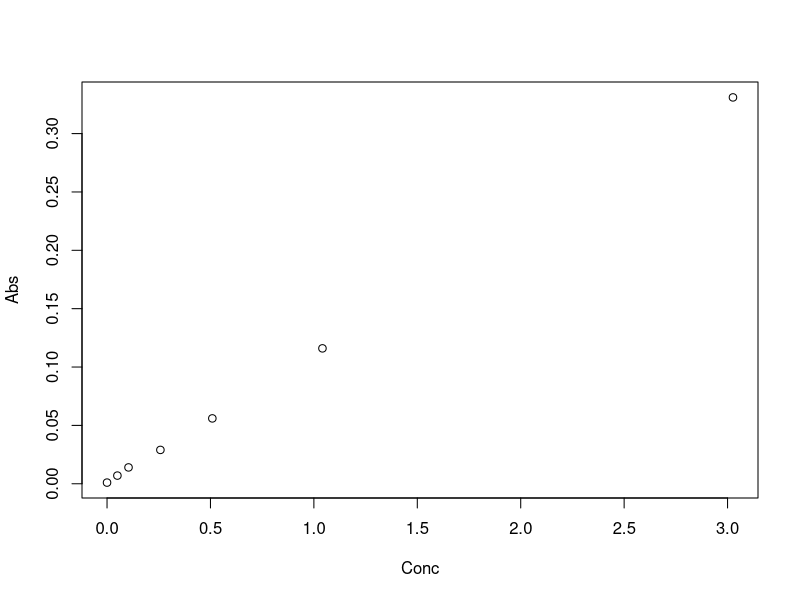
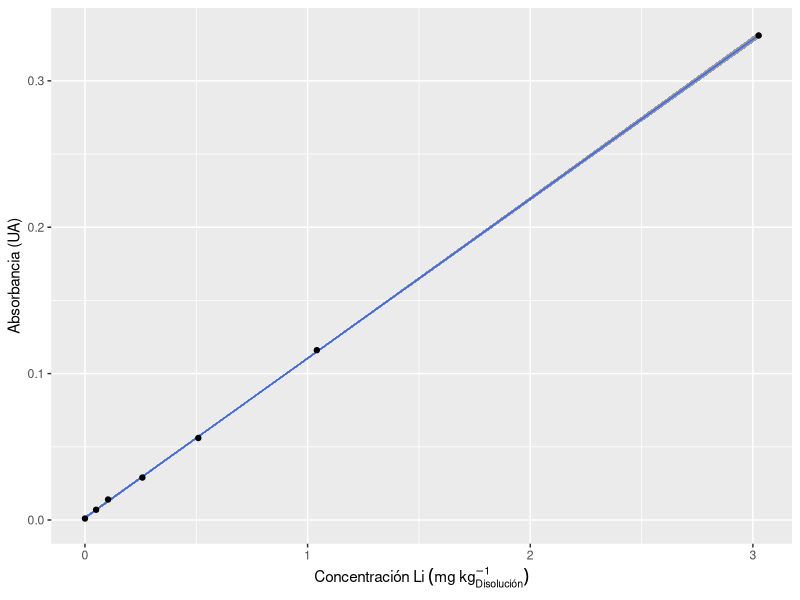
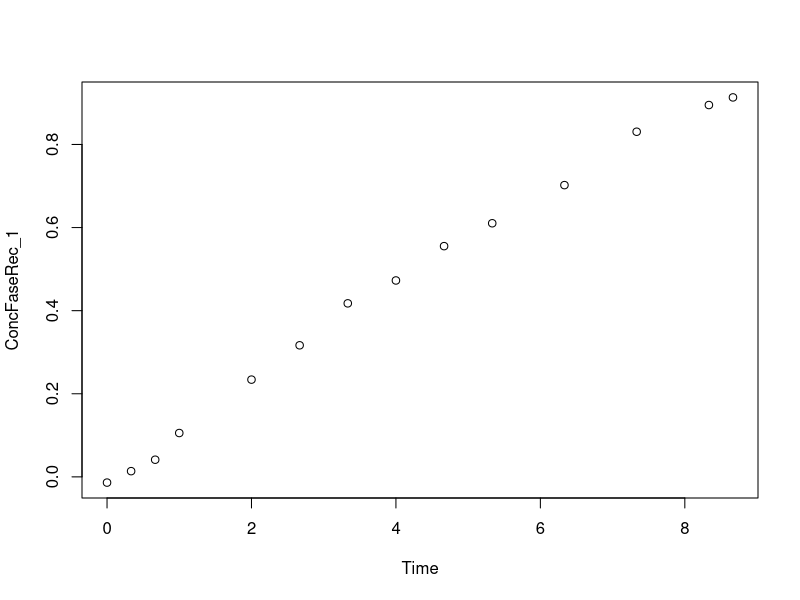
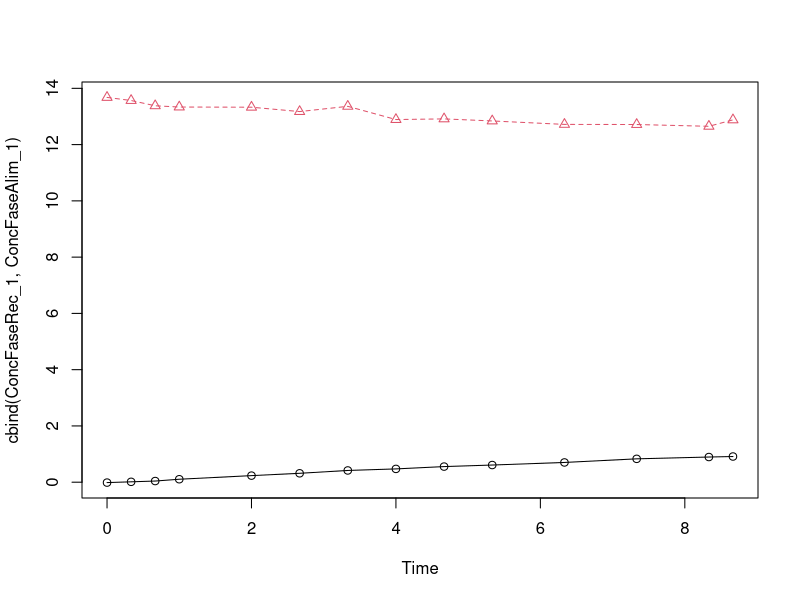
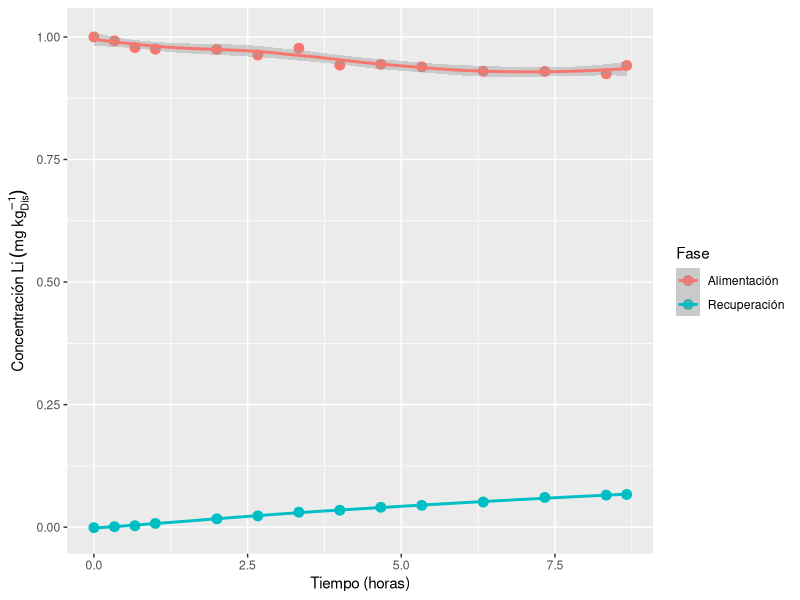
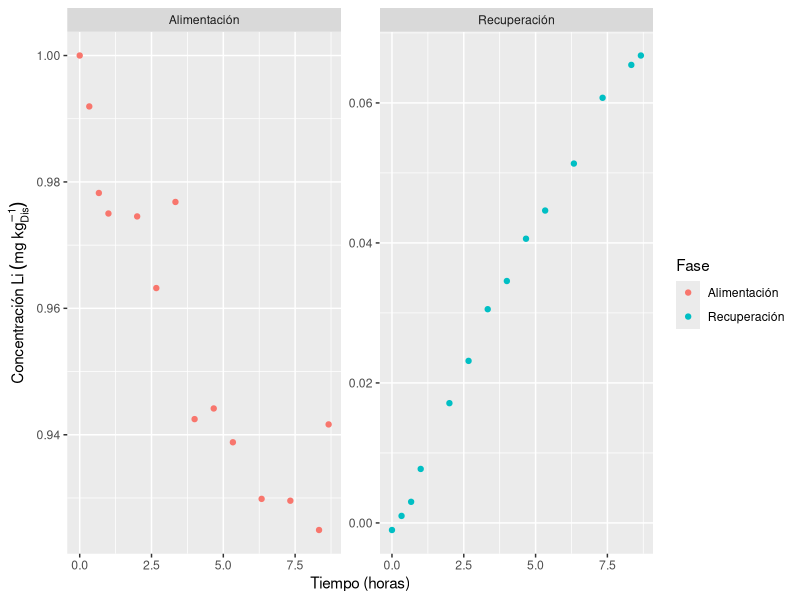

R code for these plots, in order:
library(ggplot2)
cStock<-109.0*0.187872*0.99/0.1004535
cStock1_20 <- cStock * 5.0167/100.0724
mStock<-c(0,0.1481,0.3082,0.7588,1.4906,3.0976,8.9740, 18.0127, 24.9839)
mFinal<-c(30, 29.9188, 30.0320, 29.7629, 29.6242, 30.0918, 30.0026, 30.0732, 30.1446)

ConcCurva <- mStock *cStock1_20 / mFinal
AbsCurva <- c(0.001,0.007,0.014,0.029,0.056,0.116,0.331,0.627,0.790)

#sdAbsCurva <-c()
Curva<-data.frame(Conc=ConcCurva[1:7], Abs=AbsCurva[1:7])

summary(lm(Abs~Conc, data=data.frame(Conc=ConcCurva, Abs=AbsCurva)))
summary(lm(Abs~Conc, data=data.frame(Conc=ConcCurva[1:8], Abs=AbsCurva[1:8])))
summary(lm(Abs~Conc, data=data.frame(Conc=ConcCurva[1:7], Abs=AbsCurva[1:7])))



plot(Curva)
ggplot(data=Curva, aes(x=Conc,y=Abs)) + geom_smooth(method='lm',alpha=0.999,size=0.5) + 
  geom_point() + 
  labs(x=expression(Concentración~Li~(mg~kg[Disolución]^-1)), y="Absorbancia (UA)")

CurvaEq <- (lm(Abs~Conc, data=Curva))
summary(CurvaEq)


dilFaseAlim_1<-c(0.4911/4.9953,0.4879/4.9566,0.4840/4.9512,0.4900/5.3730,0.4803/4.7938,
                   0.4887/4.8881,0.4886/4.7573,0.4717/5.0378,0.4907/4.9490,0.4870/4.9549,
                   0.4761/5.3853,0.4878/4.8437,0.4881/5.0773,0.4989/4.9126)#,0.4911/5.1591,
                   #0.4982/5.1750)
                   
AbsFaseAlim_1<-c(0.148,0.147,0.144,0.134,0.147,0.145,0.151,0.133,0.141,0.139,0.124,0.141,0.134,0.144)
ConcFaseAlim_1<-(AbsFaseAlim_1-CurvaEq$coefficients[1])/CurvaEq$coefficients[2]/dilFaseAlim_1

AbsFaseRec_1<-c(0.000,0.003,0.006,0.013,0.027,0.036,0.047,0.053,0.062,0.068,0.078,0.092,0.099,0.101)
ConcFaseRec_1<-(AbsFaseRec_1-CurvaEq$coefficients[1])/CurvaEq$coefficients[2]

Time <- c(0,20,40,60,120,160,200,240,280,320,380,440,500,520)/60
plot(Time, ConcFaseRec_1)

matplot(Time, cbind(ConcFaseRec_1,ConcFaseAlim_1), type="o", pch = c(1,2))

transporte<-data.frame(Tiempo=c(Time,Time), Conc=c(ConcFaseAlim_1,ConcFaseRec_1)/max(ConcFaseAlim_1), 
                       Fase=rep(c("Alimentación", "Recuperación"), each=length(Time)))
ggplot(data=transporte, aes(x=Tiempo,y=Conc, group=Fase)) + #geom_smooth(alpha=0.999,size=0.5) + 
  geom_point(size = 3, aes(color=Fase)) + labs(y=expression(Concentración~Li~(mg~kg[Dis]^-1)), x="Tiempo (horas)") +
  geom_smooth(aes(color=Fase))

ggplot(data=transporte, aes(x=Tiempo,y=Conc, group=Fase)) + #geom_smooth(alpha=0.999,size=0.5) + 
  geom_point(aes(color=Fase)) + labs(y=expression(Concentración~Li~(mg~kg[Dis]^-1)), x="Tiempo (horas)")+ 
  facet_wrap(. ~ Fase, scales = "free")

14*100/200
0.01*40*0.09
0.01*0/2
